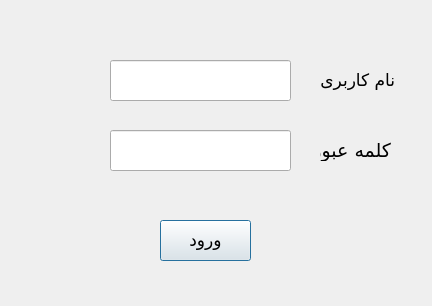
<?xml version="1.0" encoding="UTF-8"?>
<ui version="4.0">
 <class>Dialog</class>
 <widget class="QDialog" name="Dialog">
  <property name="geometry">
   <rect>
    <x>0</x>
    <y>0</y>
    <width>432</width>
    <height>306</height>
   </rect>
  </property>
  <property name="windowTitle">
   <string>Dialog</string>
  </property>
  <widget class="QLineEdit" name="lineEdit">
   <property name="geometry">
    <rect>
     <x>110</x>
     <y>60</y>
     <width>181</width>
     <height>41</height>
    </rect>
   </property>
   <property name="font">
    <font>
     <family>B Nazanin</family>
    </font>
   </property>
   <property name="alignment">
    <set>Qt::AlignRight|Qt::AlignTrailing|Qt::AlignVCenter</set>
   </property>
   <property name="placeholderText">
    <string/>
   </property>
  </widget>
  <widget class="QLineEdit" name="lineEdit_2">
   <property name="geometry">
    <rect>
     <x>110</x>
     <y>130</y>
     <width>181</width>
     <height>41</height>
    </rect>
   </property>
   <property name="font">
    <font>
     <family>B Nazanin</family>
    </font>
   </property>
   <property name="alignment">
    <set>Qt::AlignRight|Qt::AlignTrailing|Qt::AlignVCenter</set>
   </property>
  </widget>
  <widget class="QLabel" name="label">
   <property name="geometry">
    <rect>
     <x>304</x>
     <y>70</y>
     <width>91</width>
     <height>21</height>
    </rect>
   </property>
   <property name="font">
    <font>
     <family>B Nazanin</family>
     <pointsize>13</pointsize>
    </font>
   </property>
   <property name="text">
    <string>نام کاربری</string>
   </property>
  </widget>
  <widget class="QLabel" name="label_2">
   <property name="geometry">
    <rect>
     <x>320</x>
     <y>140</y>
     <width>71</width>
     <height>21</height>
    </rect>
   </property>
   <property name="font">
    <font>
     <family>B Nazanin</family>
     <pointsize>14</pointsize>
    </font>
   </property>
   <property name="text">
    <string>کلمه عبور</string>
   </property>
  </widget>
  <widget class="QPushButton" name="pushButton">
   <property name="geometry">
    <rect>
     <x>160</x>
     <y>220</y>
     <width>91</width>
     <height>41</height>
    </rect>
   </property>
   <property name="font">
    <font>
     <family>B Nazanin</family>
     <pointsize>13</pointsize>
    </font>
   </property>
   <property name="text">
    <string>ورود</string>
   </property>
  </widget>
 </widget>
 <resources/>
 <connections/>
</ui>
